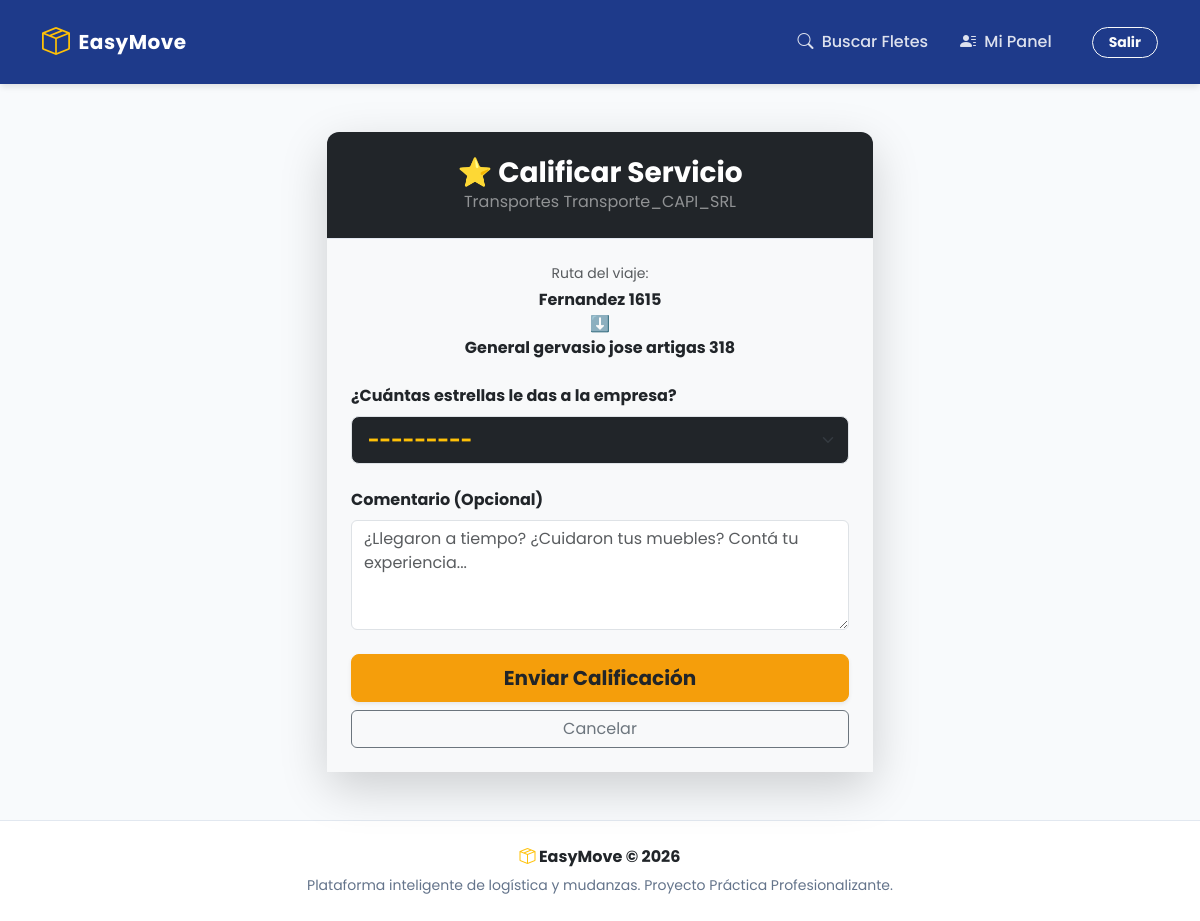
The app's page /panel/cliente/resena/5/ (signed in) with its own data.
### core/models.py (models this page shows, shortened)
class Mudanza(models.Model):
    ESTADOS = (
        ('PENDIENTE', 'Buscando transporte'),
        ('ASIGNADA', 'Transporte asignado'),
        ('COTIZADA', 'Cotizada'),
        ('FINALIZADA', 'Completada'),
    )
    TAMANOS = (
        ('CHICA', 'Chica (pocas cajas)'),
        ('MEDIANA', 'Mediana (muebles básicos)'),
        ('GRANDE', 'Grande (casa completa)'),
    )
    cliente = models.ForeignKey(
        settings.AUTH_USER_MODEL,
        on_delete=models.CASCADE,
        related_name='mudanzas_pedidas'
    )
    empresa = models.ForeignKey(
        settings.AUTH_USER_MODEL,
        on_delete=models.SET_NULL,
        null=True,
        blank=True,
        related_name='mudanzas_asignadas'
    )
    direccion_origen = models.CharField(max_length=255)
    codigo_postal_origen = models.CharField(max_length=10, null=True, blank=False)
    direccion_destino = models.CharField(max_length=255)
    codigo_postal_destino = models.CharField(max_length=10, null=True, blank=False)
    solicita_servicio_premium = models.BooleanField(default=False)
    tamano = models.CharField(max_length=15, choices=TAMANOS, default='CHICA')
    fecha_mudanza = models.DateField(null=True, blank=False)
    tiene_resena = models.BooleanField(default=False)
    distancia_km = models.DecimalField(max_digits=10, decimal_places=2, null=True, blank=True)
    tipo_viaje = models.CharField(max_length=100, null=True, blank=True) # Ej: "CABA a Provincia"
    costo_distancia = models.DecimalField(max_digits=12, decimal_places=2, null=True, blank=True)
    costo_operarios = models.DecimalField(max_digits=12, decimal_places=2, null=True, blank=True)
    costo_premium = models.DecimalField(max_digits=12, decimal_places=2, null=True, blank=True)
    cargos_extra = models.DecimalField(max_digits=12, decimal_places=2, null=True, blank=True, default=0)
    detalle_cargos_extra = models.CharField(max_length=255, null=True, blank=True)
    precio = models.DecimalField(max_digits=12, decimal_places=2, null=True, blank=True)
    fecha_propuesta = models.DateField(null=True, blank=True)
    estado = models.CharField(max_length=15, choices=ESTADOS, default='PENDIENTE')
    fecha_creacion = models.DateTimeField(auto_now_add=True)

class Usuario(AbstractUser):
    TIPOS_DE_ROL = (
        ('CLIENTE', 'Me quiero mudar'),
        ('EMPRESA', 'Realizo mudanzas'),
    )
    rol = models.CharField(max_length=10, choices=TIPOS_DE_ROL, default='CLIENTE')
    reputacion = models.DecimalField(max_digits=3, decimal_places=1, default=5.0)
    ZONAS_COBERTURA = (
        ('SOLO_CABA', 'Solo Capital Federal'),
        ('SOLO_PBA', 'Solo Provincia de Buenos Aires'),
        ('CABA_A_PBA', 'Capital Federal a Provincia'),
        ('PBA_A_CABA', 'Provincia a Capital Federal'),
        ('TODAS', 'CABA y Provincia (Ambos sentidos)'),
    )
    zona_cobertura = models.CharField(max_length=20, choices=ZONAS_COBERTURA, default='TODAS')
    ofrece_embalaje_seguro = models.BooleanField(default=False, help_text="Incluye operarios con bodycam y registro de cajas")
    descripcion_servicio_premium = models.TextField(
    blank=True,
    null=True,
    help_text="Describe qué incluye tu servicio extra"
)
    cuit = models.CharField(max_length=11, blank=True, null=True, help_text="Solo números, sin guiones")
    telefono = models.CharField(max_length=20, blank=True, null=True)
    direccion_base = models.CharField(max_length=255, blank=True, null=True)
    TIPO_FLOTA = (
        ('FURGON', 'Furgón (Ej: Kangoo, Partner)'),
        ('CAMIONETA', 'Camioneta (Ej: F-100, Hilux)'),
        ('CAMION_CHICO', 'Camión Liviano (Ej: 350)'),
        ('CAMION_MUDANZA', 'Camión de Mudanza Grande'),
    )
    vehiculo_principal = models.CharField(max_length=20, choices=TIPO_FLOTA, blank=True, null=True)
    tiene_seguro = models.BooleanField(default=False, help_text="¿Cuenta con seguro de carga?")
    cubre_caba = models.BooleanField(default=True, verbose_name="Solo CABA")
    cubre_amba = models.BooleanField(default=True, verbose_name="AMBA (Conurbano)")
    cubre_resto_pba = models.BooleanField(default=False, verbose_name="Resto de PBA (Ej: La Plata, Costa)")
    cubre_interior = models.BooleanField(default=False, verbose_name="Interior del País")

### core/views.py (the view)
# urls.py: path('panel/cliente/resena/<int:mudanza_id>/', views.dejar_resena, name='dejar_resena'),
@login_required
def dejar_resena(request, mudanza_id):
    mudanza = get_object_or_404(Mudanza, id=mudanza_id, cliente=request.user, estado='FINALIZADA')
    if mudanza.tiene_resena:
        return redirect('panel_cliente')
    if request.method == 'POST':
        form = ResenaForm(request.POST)
        if form.is_valid():
            resena = form.save(commit=False)
            resena.mudanza = mudanza
            resena.cliente = request.user
            resena.empresa = mudanza.empresa
            resena.save()
            mudanza.tiene_resena = True
            mudanza.save()
            return redirect('panel_cliente')
    else:
        form = ResenaForm()
    return render(request, 'core/dejar_resena.html', {'form': form, 'mudanza': mudanza})

### core/forms.py
class ResenaForm(forms.ModelForm):
    class Meta:
        model = Resena
        fields = ['calificacion', 'comentario']
        widgets = {
            'calificacion': forms.Select(attrs={'class': 'form-select form-select-lg fw-bold text-warning bg-dark'}),
            'comentario': forms.Textarea(attrs={
                'class': 'form-control',
                'rows': 4,
                'placeholder': '¿Llegaron a tiempo? ¿Cuidaron tus muebles? Contá tu experiencia...'
            })
        }

### core/templates/core/dejar_resena.html (shortened to what this page needs)
{% extends 'core/base.html' %} {% block content %}
<div class="container mt-5 mb-5">
  <div class="row justify-content-center">
    <div class="col-md-6">
      <div class="card shadow-lg border-0 rounded-4">
        <div
          class="card-header bg-dark text-white text-center py-4 rounded-top-4"
        >
          <h3 class="mb-0 fw-bold">⭐ Calificar Servicio</h3>
          <p class="mb-0 text-white-50">
            Transportes {{ mudanza.empresa.username }}
          </p>
        </div>
        <div class="card-body p-4 bg-light">
          <div class="text-center mb-4">
            <p class="text-muted small mb-1">Ruta del viaje:</p>
            <p class="fw-bold">
              {{ mudanza.direccion_origen }} <br />
              ⬇️ <br />
              {{ mudanza.direccion_destino }}
            </p>
          </div>
          <form method="post">
            <div class="mb-4">
              <label class="form-label fw-bold"
                >¿Cuántas estrellas le das a la empresa?</label
              >
              {{ form.calificacion }}
            </div>
            <div class="mb-4">
              <label class="form-label fw-bold">Comentario (Opcional)</label>
              {{ form.comentario }}
            </div>
            <div class="d-grid gap-2">
              <button
                type="submit"
                class="btn btn-warning btn-lg fw-bold text-dark shadow-sm"
              >
                Enviar Calificación
              </button>
              <a
                href="{% url 'panel_cliente' %}"
                class="btn btn-outline-secondary"
                >Cancelar</a
              >
            </div>
          </form>
        </div>
      </div>
    </div>
  </div>
</div>
{% endblock %}

### core/templates/core/base.html (style rules this page uses)
:root { --em-primary: #1e3a8a; --em-secondary: #f59e0b; --em-bg-light: #f8fafc; }
body { font-family: "Poppins", sans-serif; background-color: var(--em-bg-light); color: #334155; }
.btn-warning { background-color: var(--em-secondary); border-color: var(--em-secondary); color: white; border-radius: 8px; font-weight: 600; }
.card { border: none; border-radius: 12px; box-shadow: 0 4px 6px -1px rgba(0, 0, 0, 0.05), 0 2px 4px -1px rgba(0, 0, 0, 0.03); transition: transform 0.2s ease-in-out; }
.card-header { border-top-left-radius: 12px !important; border-top-right-radius: 12px !important; background-color: white; border-bottom: 1px solid #e2e8f0; }

### records on screen
Mudanza: empresa.username "Transporte_CAPI_SRL", direccion_origen "Fernandez 1615", direccion_destino "General gervasio jose artigas 318"
